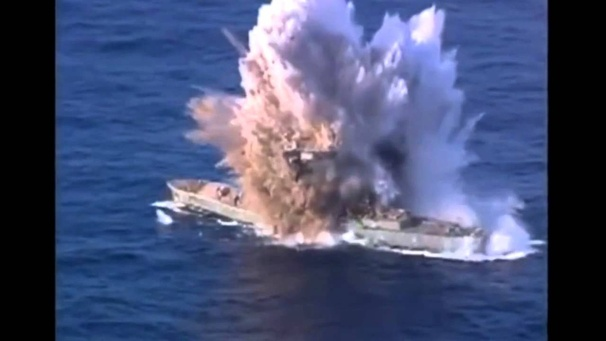
%> input picture hit.jpg, 606 x 341 px, shrunk from 1280 x 720 before the run
$ octave --eval "result = readIM;"   (GNU Octave 9; MATLAB toolbox functions it lacks are replaced by stand-ins)
%> lines starting %> are read from the running program, lines starting %| are printed output that depends on the picture
function [hitIM,missIM,sunkIM] = readIM()

hitIM = imread('hit.jpg');  %%Loading in images to be used
%> hitIM is the input picture: size 341x606x3 uint8; mean R, G, B 73.3, 81.9, 117.6
missIM = imread('miss.jpg');
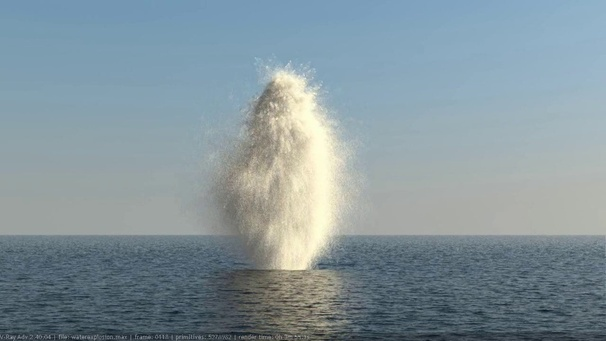
%> input picture Miss.jpg, 606 x 341 px, shrunk from 1280 x 720 before the run
%> missIM is the input picture: size 341x606x3 uint8; mean R, G, B 132.4, 149, 156.1
sunkIM = imread('sunkenship.jpg');
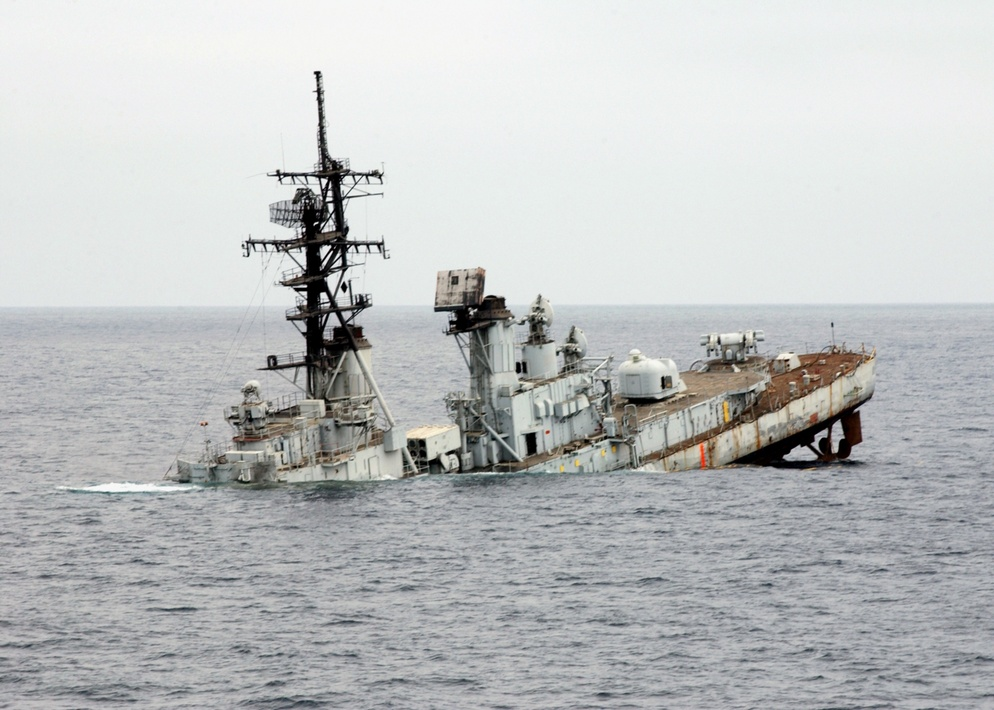
%> input picture sunkenship.jpg, 994 x 710 px, shrunk from 2100 x 1500 before the run
%> sunkIM is the input picture: size 710x994x3 uint8; mean R, G, B 189.5, 191.8, 192.2
